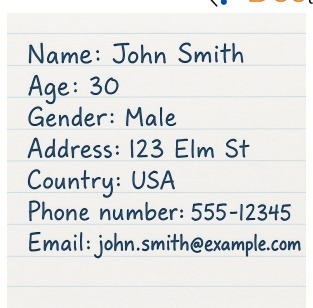
#> input picture sample_images/WhatsApp Image 2025-09-29 at 11.10.43 PM.jpeg, 313 x 308 px
$ python -i preprocessor.py   (imports and definitions only)
#> lines starting #> are read from the running program, lines starting #| are printed output that depends on the picture
"""Image Preprocessing Utilities for OCR"""

import cv2
import numpy as np
from PIL import Image, ImageEnhance
from typing import Union, Tuple, Optional
import logging

logger = logging.getLogger("mosip_ocr.preprocessor")


class ImagePreprocessor:
    """Image preprocessing utilities for better OCR results"""

    def __init__(self,
                 enhance_contrast: bool = True,
                 denoise: bool = True,
                 resize_factor: float = 2.0,
                 auto_rotate: bool = True):
        """Initialize preprocessor with configuration

        Args:
            enhance_contrast: Whether to enhance image contrast
            denoise: Whether to apply denoising
            resize_factor: Factor to resize image (>1 for upscaling)
            auto_rotate: Whether to auto-correct rotation
        """
        self.enhance_contrast = enhance_contrast
        self.denoise = denoise
        self.resize_factor = resize_factor
        self.auto_rotate = auto_rotate

        logger.info(f"ImagePreprocessor initialized with settings: "
                   f"contrast={enhance_contrast}, denoise={denoise}, "
                   f"resize_factor={resize_factor}, auto_rotate={auto_rotate}")

    def preprocess(self, image: Union[str, np.ndarray, Image.Image]) -> np.ndarray:
        """Main preprocessing pipeline

        Args:
            image: Input image (file path, numpy array, or PIL Image)

        Returns:
            Preprocessed image as numpy array
        """
        try:
            # Load and convert image
            img = self._load_image(image)
            logger.debug(f"Loaded image with shape: {img.shape}")

            # Apply preprocessing steps
            if self.auto_rotate:
                img = self._auto_rotate(img)
                logger.debug("Applied auto-rotation")

            if self.denoise:
                img = self._denoise(img)
                logger.debug("Applied denoising")

            if self.enhance_contrast:
                img = self._enhance_contrast(img)
                logger.debug("Applied contrast enhancement")

            if self.resize_factor != 1.0:
                img = self._resize(img, self.resize_factor)
                logger.debug(f"Resized image by factor {self.resize_factor}")

            logger.info("Image preprocessing completed successfully")
            return img

        except Exception as e:
            logger.error(f"Error in image preprocessing: {str(e)}")
            raise

    def _load_image(self, image: Union[str, np.ndarray, Image.Image]) -> np.ndarray:
        """Load image from various input types

        Args:
            image: Input image

        Returns:
            Image as numpy array in BGR format
        """
        if isinstance(image, str):
            # Load from file path
            img = cv2.imread(image)
            if img is None:
                raise ValueError(f"Could not load image from path: {image}")
        elif isinstance(image, np.ndarray):
            # Already a numpy array
            img = image.copy()
        elif isinstance(image, Image.Image):
            # Convert PIL Image to numpy array
            img = cv2.cvtColor(np.array(image), cv2.COLOR_RGB2BGR)
        else:
            raise TypeError(f"Unsupported image type: {type(image)}")

        return img

    def _auto_rotate(self, image: np.ndarray) -> np.ndarray:
        """Auto-correct image rotation using text line detection

        Args:
            image: Input image

        Returns:
            Rotated image
        """
        try:
            # Convert to grayscale
            gray = cv2.cvtColor(image, cv2.COLOR_BGR2GRAY)
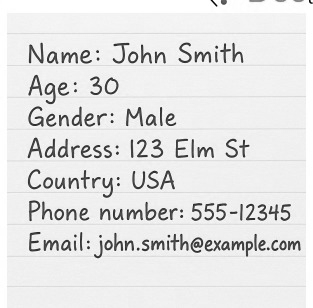
#> gray: shape (308, 313); min 1, max 255, mean 228.4

            # Apply edge detection
            edges = cv2.Canny(gray, 50, 150, apertureSize=3)
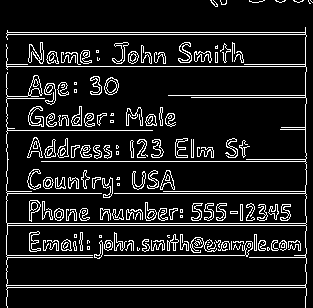
#> edges: shape (308, 313); 11.1% white in thin lines or dots

            # Find lines using Hough transform
            lines = cv2.HoughLines(edges, 1, np.pi/180, threshold=100)
#> lines = 45 rows, first 8: [66, 1.57], [285, 1.57], [32, 1.57], [34, 1.57], [223, 1.57], [225, 1.57], [287, 1.57], [193, 1.57]

            if lines is not None:
                # Calculate average angle
                angles = []
                for rho, theta in lines[:10]:  # Use first 10 lines
                    angle = theta * 180 / np.pi
                    # Convert to rotation angle
                    if angle > 90:
                        angle = angle - 180
                    angles.append(angle)
#> this loop made 0 passes
#> after the loop, angles = []

                if angles:
                    rotation_angle = np.median(angles)

                    # Only rotate if angle is significant (>1 degree)
                    if abs(rotation_angle) > 1:
                        return self._rotate_image(image, rotation_angle)

            return image

        except Exception as e:
            logger.warning(f"Auto-rotation failed, using original image: {str(e)}")
            return image

    # [31 lines left out: function _rotate_image, not called in this run]

    def _denoise(self, image: np.ndarray) -> np.ndarray:
        """Apply denoising to image

        Args:
            image: Input image

        Returns:
            Denoised image
        """
        # Apply Non-Local Means denoising
        if len(image.shape) == 3:
            # Color image
            denoised = cv2.fastNlMeansDenoisingColored(image, None, 10, 10, 7, 21)
        else:
            # Grayscale image
            denoised = cv2.fastNlMeansDenoising(image, None, 10, 7, 21)

        return denoised

    def _enhance_contrast(self, image: np.ndarray) -> np.ndarray:
        """Enhance image contrast using CLAHE

        Args:
            image: Input image

        Returns:
            Contrast-enhanced image
        """
        # Convert to LAB color space for better contrast enhancement
        if len(image.shape) == 3:
            lab = cv2.cvtColor(image, cv2.COLOR_BGR2LAB)
#> lab: shape (308, 313, 3); mean of channels 0, 1, 2 230.7, 127.8, 129.8
            l_channel, a_channel, b_channel = cv2.split(lab)
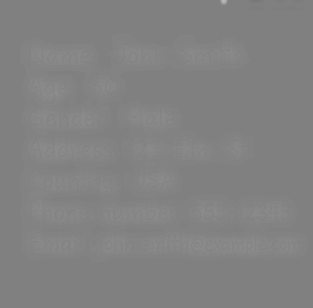
#> b_channel: shape (308, 313); min 119, max 182, mean 129.8

            # Apply CLAHE to L channel
            clahe = cv2.createCLAHE(clipLimit=2.0, tileGridSize=(8, 8))
            l_channel = clahe.apply(l_channel)

            # Merge channels and convert back
            enhanced = cv2.merge([l_channel, a_channel, b_channel])
#> enhanced: shape (308, 313, 3); mean of channels 0, 1, 2 225.6, 127.8, 129.8
            enhanced = cv2.cvtColor(enhanced, cv2.COLOR_LAB2BGR)
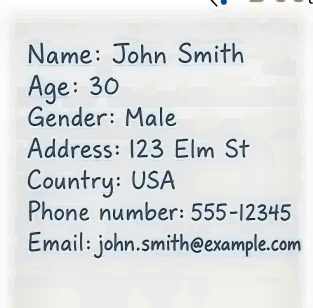
#> enhanced: shape (308, 313, 3); mean R, G, B 219.7, 223, 224.1
        else:
            # Grayscale image
            clahe = cv2.createCLAHE(clipLimit=2.0, tileGridSize=(8, 8))
            enhanced = clahe.apply(image)

        return enhanced

    def _resize(self, image: np.ndarray, factor: float) -> np.ndarray:
        """Resize image by specified factor

        Args:
            image: Input image
            factor: Resize factor (>1 for upscaling, <1 for downscaling)

        Returns:
            Resized image
        """
#> called with factor = 2
        height, width = image.shape[:2]
#> height = 308; width = 313
        new_width = int(width * factor)
#> new_width = 626
        new_height = int(height * factor)
#> new_height = 616

        # Use different interpolation based on scaling direction
        if factor > 1:
            # Upscaling - use cubic interpolation
            interpolation = cv2.INTER_CUBIC
        else:
            # Downscaling - use area interpolation
            interpolation = cv2.INTER_AREA

        resized = cv2.resize(image, (new_width, new_height), interpolation=interpolation)
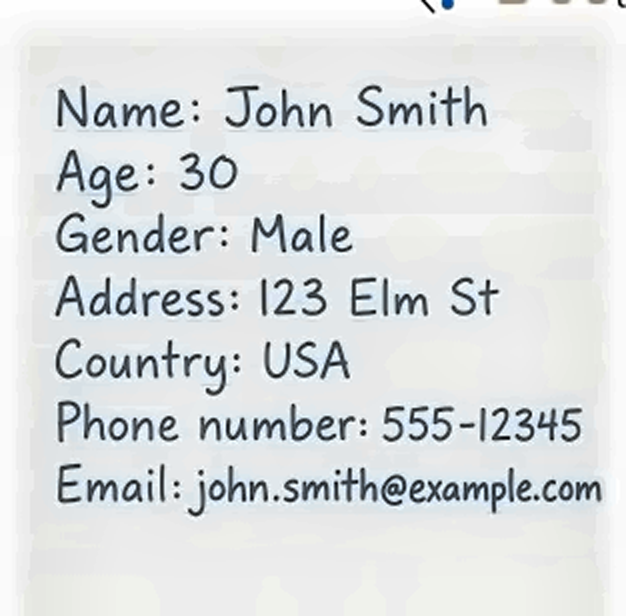
#> resized: shape (616, 626, 3); mean R, G, B 219.7, 223, 224
        return resized

    # [37 lines left out: functions convert_to_grayscale, threshold_image, not called in this run]

>>> import cv2
>>> picture = cv2.cvtColor(cv2.imread('../../sample_images/WhatsApp Image 2025-09-29 at 11.10.43 PM.jpeg'), cv2.COLOR_BGR2RGB)
>>> result = ImagePreprocessor().preprocess(picture)
